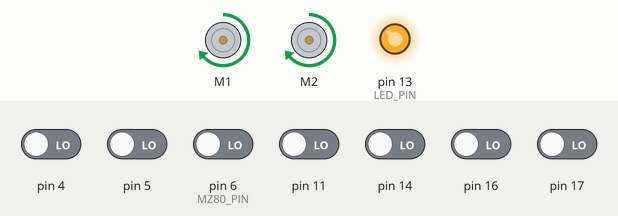
A sketch run on a simulated Arduino Uno, built with avr-gcc and run on an emulated ATmega328P. Shown: 2 × DC motor (green arrow = forward, orange = backward, longer = faster), output pins drawn as LEDs (lit = HIGH). The inputs (shaded band) are chosen by the test bench; at power-on: pin 4, pin 5, pin 6 (MZ80_PIN), pin 11, pin 14, pin 16, pin 17 LOW.

Above: at 6.2 s.
6.3 s: pin 6 (MZ80_PIN) driven HIGH
At 6.42 s:
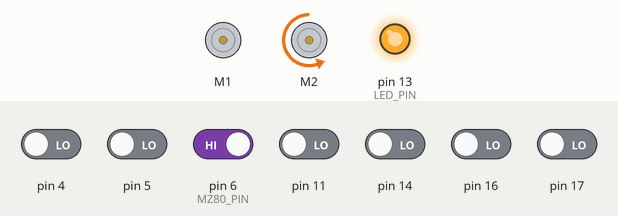
At 6.8 s:
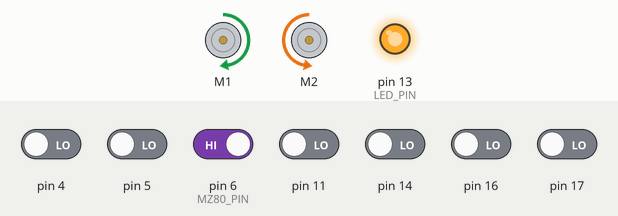
8.0 s: pin 6 (MZ80_PIN) driven LOW
At 8.4 s:
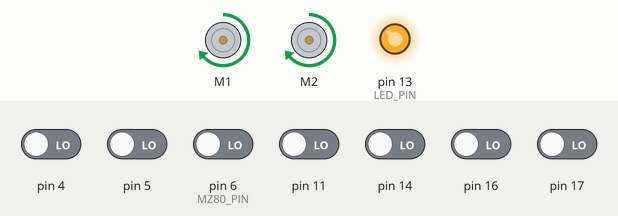
Timing chart, 0 to 11.0 s (numbered marks = the images above; inputs shaded):
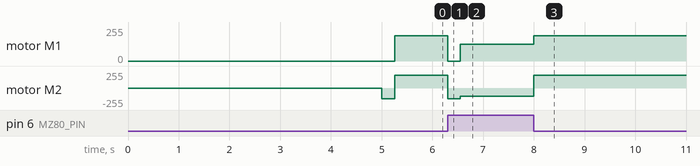

Measured:
- after the input at 6.3 s, motor M1: forward 191/255 → stopped at once, → forward 127/255 0.25 s later; motor M2: forward 191/255 → backward 159/255 at once, → backward 127/255 0.25 s later
- after the input at 8.0 s, motor M1: forward 127/255 → forward 191/255 at once; motor M2: backward 127/255 → forward 191/255 at once

The sketch:

zumo_starter_code.ino
```cpp
#include <QTRSensors.h>
#include <ZumoReflectanceSensorArray.h>
#include <ZumoMotors.h>


#define LED_PIN 13
#define MZ80_PIN 6
#define NUM_SENSORS 6


//Pushbutton button(ZUMO_BUTTON);
ZumoReflectanceSensorArray reflectanceSensors;
ZumoMotors motors;

// Define an array for holding sensor values.
unsigned int sensorValues[NUM_SENSORS];
unsigned int positionVal = 0;
void setup() {
  pinMode(LED_PIN, OUTPUT);
  digitalWrite(LED_PIN, HIGH);

  // --------------------------- Start Of The Calibration -------------------------
  reflectanceSensors.init();
  unsigned long startTime = millis();
  while (millis() - startTime < 5000)  // make the calibration take 10 seconds
  {
    reflectanceSensors.calibrate();
  }
  // ------------------- End Of The Calibration -----------------------
}

unsigned int mostLeftSensor() {
  if (sensorValues[0] < 600)
    return 1;
  else
    return 0;
}

unsigned int leftSensor() {
  if (sensorValues[1] < 600)
    return 1;
  else
    return 0;
}

unsigned int midLeftSensor() {
  if (sensorValues[2] < 600)
    return 1;
  else
    return 0;
}

unsigned int midRightSensor() {
  if (sensorValues[3] < 600)
    return 1;
  else
    return 0;
}

unsigned int rightSensor() {
  if (sensorValues[4] < 600)
    return 1;
  else
    return 0;
}

unsigned int mostRightSensor() {
  if (sensorValues[5] < 600)
    return 1;
  else
    return 0;
}

void turnRight() {
  motors.setSpeeds(200, -200);
}

void go() {
  motors.setSpeeds(300, 300);
}

void loop() {
  positionVal = reflectanceSensors.readLine(sensorValues);

  if (mostLeftSensor() == 1 || leftSensor() == 1 || midLeftSensor() == 1) {
    motors.setSpeeds(0, -250);
    delay(250);
  } else if (mostRightSensor() == 1 || rightSensor() == 1 || midRightSensor() == 1) {
    motors.setSpeeds(250, 0);
    delay(250);
  } else {
    go();
  }

  while (digitalRead(MZ80_PIN)) {

    turnRight();
  }

  while (!digitalRead(MZ80_PIN)) {
    go();
  }
}
```
